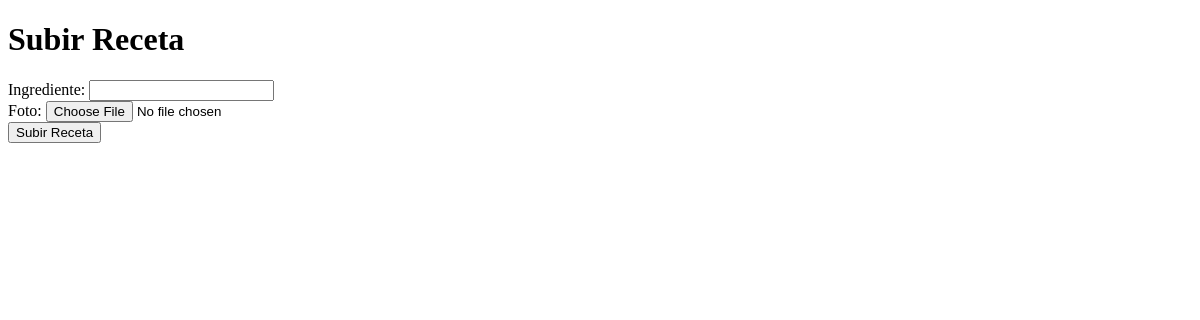
Before: /indexprueba.php with the older database file.
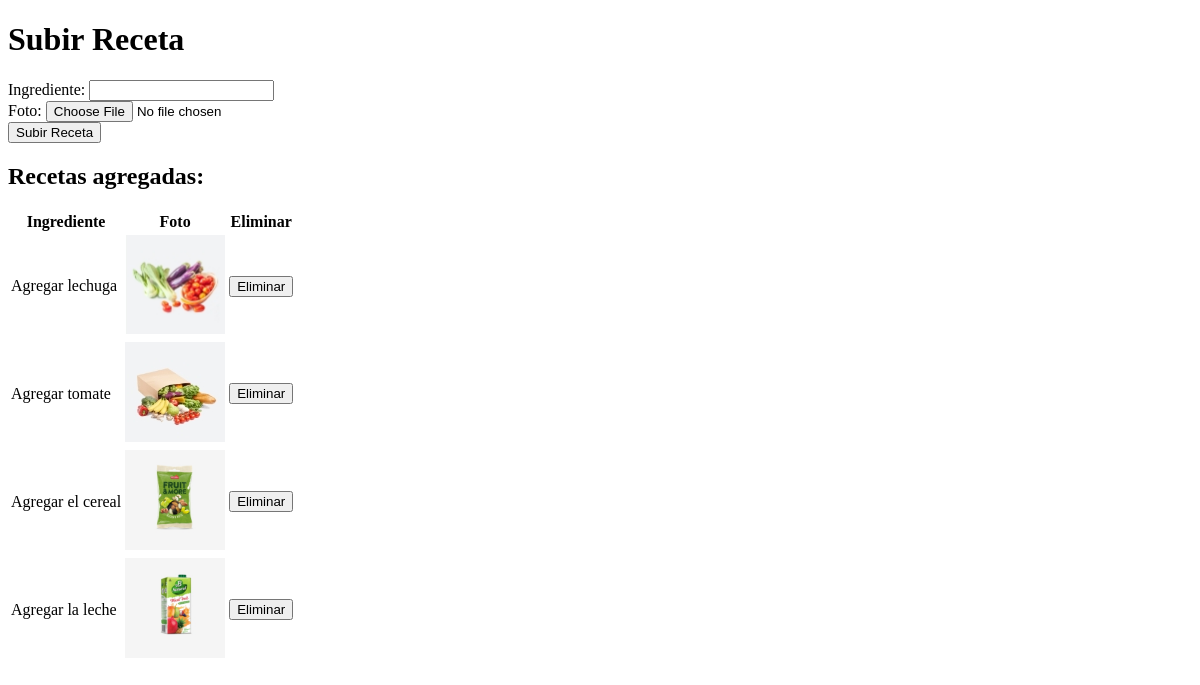
After: the same page with the newer database file.
### tables this page shows
CREATE TABLE `ins` (
  `id` int(11) NOT NULL,
  `id_receta` int(11) NOT NULL,
  `foto` mediumblob DEFAULT NULL,
  `ingrediente` varchar(255) DEFAULT NULL
);

### indexprueba.php (the view, shortened to what this page needs)
<!DOCTYPE html>
<html>
<head>
</head>
<body>
  <h1>Subir Receta</h1>
  <?php
  $host = 'localhost';
  $usuario = 'root';
  $contrasena = '';
  $base_de_datos = 'ingsoft';
  $conexion = new mysqli($host, $usuario, $contrasena, $base_de_datos);
  ?>
  <form method="POST" enctype="multipart/form-data">
    <label for="ingrediente">Ingrediente:</label>
    <input type="text" name="ingrediente" required><br>
    <label for="foto">Foto:</label>
    <input type="file" name="foto" accept="image/*" required><br>
    <input type="submit" value="Subir Receta">
  </form>
  <?php
  $queryRecetas = "SELECT * FROM ins";
  $resultadoRecetas = $conexion->query($queryRecetas);
  if ($resultadoRecetas->num_rows > 0) {
    echo '<h2>Recetas agregadas:</h2>';
    echo '<table>';
    echo '<tr><th>Ingrediente</th><th>Foto</th><th>Eliminar</th></tr>';
    while ($filaReceta = $resultadoRecetas->fetch_assoc()) {
      echo '<tr>';
      echo '<td>' . $filaReceta['ingrediente'] . '</td>';
      echo '<td><img src="' . $filaReceta['foto'] . '" alt="Imagen" style="width: 100px;"></td>';
      echo '<td>';
      echo '<form method="POST" style="display: inline-block;">';
      echo '<input type="submit" name="eliminar" value="Eliminar">';
      echo '</form>';
      echo '</td>';
      echo '</tr>';
    }
    echo '</table>';
  }
  ?>
</body>
</html>

Changed rows visible on the page:
added ins: ingrediente "Agregar lechuga", foto (picture)
added ins: ingrediente "Agregar tomate", foto (picture)
added ins: ingrediente "Agregar el cereal", foto (picture)
added ins: ingrediente "Agregar la leche", foto (picture)
Other visible differences:
text now shown: "Recetas agregadas: Ingrediente Foto Eliminar"
